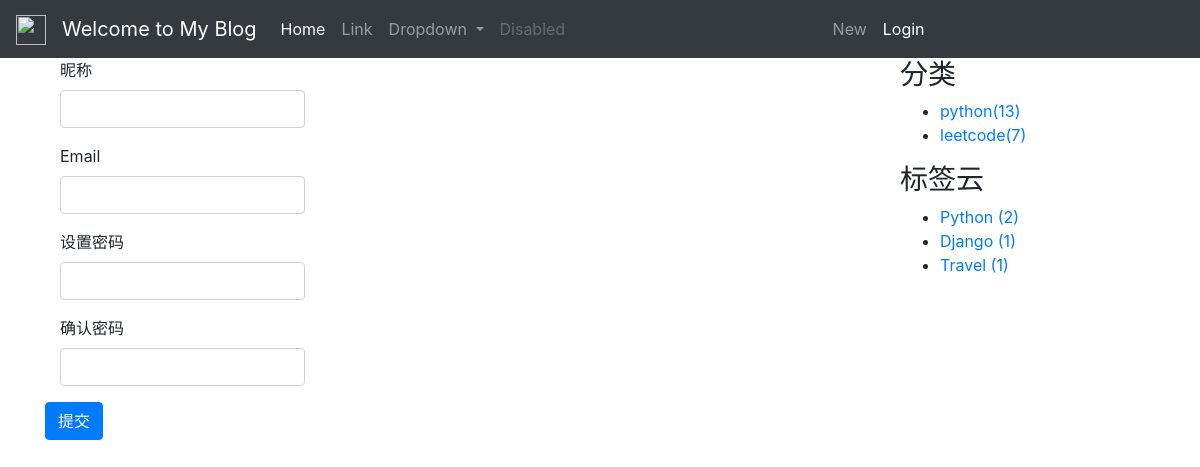
The app's page /user/register/ with its own data.
### blog/models.py (models this page shows, shortened)
class BlogClassify(models.Model):
    title = models.CharField(max_length=100, blank=True)
    created = models.DateTimeField(default=timezone.now)

class Tag(models.Model):
    name = models.CharField(max_length=100)

### user/views.py (the view)
# urls.py: path('register/',views.user_register,name='register'),
def user_register(request):
    if request.method == 'POST':
        user_register_form = UserRegisterForm(data=request.POST)
        if user_register_form.is_valid():
            new_user = user_register_form.save(commit=False)
            new_user.set_password(user_register_form.cleaned_data['password'])
            new_user.save()
            login(request, new_user)
            return redirect("blog:blog_list")
        else:
            return HttpResponse("注册表单输入有误。请重新输入~")
    elif request.method == 'GET':
        user_register_form = UserRegisterForm()
        context = {'form': user_register_form}
        return render(request, 'user/register.html', context)
    else:
        return HttpResponse("请使用GET或POST请求数据")

### user/forms.py (shortened to what this page needs)
class UserRegisterForm(forms.ModelForm):
    password = forms.CharField()
    password2 = forms.CharField()
    class Meta:
        model = User
        fields = ('username', 'email')

### blog/templatetags/blog_extras.py (called while the page is built)
@register.inclusion_tag('blog/inclusions/_classify.html',takes_context=True)
def show_classify(context):
    classify_list = BlogClassify.objects.annotate(num_posts=Count('blog')).filter(num_posts__gt=0)
    return {
        'classify_list': classify_list,
    }

@register.inclusion_tag('blog/inclusions/_tags.html', takes_context=True)
def show_tags(context):
    tag_list = Tag.objects.annotate(num_posts=Count('blog')).filter(num_posts__gt=0)
    return {
        'tag_list': tag_list,
    }

### templates/user/register.html (shortened to what this page needs)
{% extends "base.html" %}
{% load staticfiles %}
{% block content %}
<div>
    <form method="post" action=".">
                <div class="form-group col-md-4">
                    <label for="username">昵称</label>
                    <input type="text" class="form-control" id="username" name="username" required>
                </div>
                <div class="form-group col-md-4">
                    <label for="email">Email</label>
                    <input type="text" class="form-control" id="email" name="email">
                </div>
                <div class="form-group col-md-4">
                    <label for="password">设置密码</label>
                    <input type="password" class="form-control" id="password" name="password" required>
                </div>
                <div class="form-group col-md-4">
                    <label for="password2">确认密码</label>
                    <input type="password" class="form-control" id="password2" name="password2" required>
                </div>
                <button type="submit" class="btn btn-primary">提交</button>
            </form>
</div>
{% endblock content %}

### templates/blog/inclusions/_classify.html
<div class="">
  <h3 class="">分类</h3>
  <ul>
    {% for classify in classify_list %}
      <li>
        <a href="{% url 'blog:classify' classify.id %}">{{ classify.title }}<span class="post-count">({{ classify.num_posts }})</span></a>
      </li>
    {% empty %}
      暂无分类！
    {% endfor %}
  </ul>
</div>

### templates/blog/inclusions/_tags.html
<div class="widget widget-tag-cloud">
  <h3 class="widget-title">标签云</h3>
  <ul>
    {% for tag in tag_list %}
      <li>
        <a href="{% url 'blog:tag' tag.id %}">{{ tag.name }} <span class="post-count">({{ tag.num_posts }})</span></a>
      </li>
    {% empty %}
      暂无标签！
    {% endfor %}
  </ul>
</div>

### records on screen
BlogClassify: title "python", num_posts "13"
BlogClassify: title "leetcode", num_posts "7"
Tag: name "Python", num_posts "2"
Tag: name "Django", num_posts "1"
Tag: name "Travel", num_posts "1"
